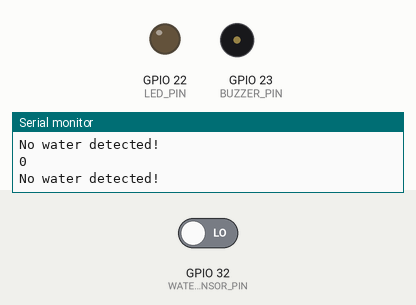
A sketch run on a simulated ESP32. Shown: output pins drawn as LEDs (lit = HIGH), buzzer (waves = sounding, pin HIGH), the last lines printed to the serial monitor. The inputs (shaded band) are chosen by the test bench; at power-on: GPIO 32 (WATER_SENSOR_PIN) LOW. WiFi joins after 1.5 s; servers stay silent unless stated.

Above: at 3.2 s.
3.3 s: GPIO 32 (WATER_SENSOR_PIN) driven HIGH
At 5.2 s:
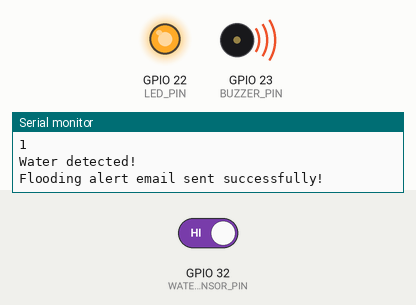
Timing chart, 0 to 6.7 s (numbered marks = the images above; inputs shaded):
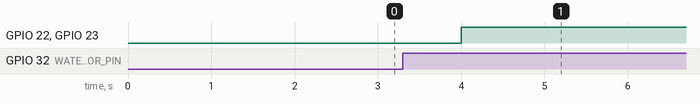

The sketch:

flood_detection.ino
```cpp
#include <WiFi.h>
#include <ESP_Mail_Client.h>
#include <Arduino.h>

#define LED_PIN 22
#define WATER_SENSOR_PIN 32
#define BUZZER_PIN 23

const char* ssid = "<Your_SSID>";
const char* password = "<Your_Password>";

#define SMTP_HOST "smtp.gmail.com"
#define SMTP_PORT 587

#define EMAIL_ADDRESS "<Your_Email_Address>"
#define EMAIL_PASSWORD "<Your_Email_Password>"
#define RECIPIENT_EMAIL "<Recipient_Email_Address>"
#define SUBJECT "Flooding Alert: Flood Detected!"
#define BODY "Attention: A Flood has been detected! Please check the sensor immediately."

SMTPSession smtp;

// Function to send the email
void sendEmail() {
    /* Configure SMTP session */
    Session_Config config;
    config.server.host_name = SMTP_HOST;
    config.server.port = SMTP_PORT;
    config.login.email = EMAIL_ADDRESS;
    config.login.password = EMAIL_PASSWORD;
    config.time.ntp_server = F("pool.ntp.org,time.nist.gov");
    config.time.gmt_offset = 3;
    config.time.day_light_offset = 0;

    /* Configure email message */
    SMTP_Message message;
    message.sender.name = F("ESP32 Flood Alert");
    message.sender.email = EMAIL_ADDRESS;
    message.subject = SUBJECT;
    message.addRecipient(F("Recipient"), RECIPIENT_EMAIL);
    message.text.content = BODY;
    message.text.charSet = "us-ascii";
    message.text.transfer_encoding = Content_Transfer_Encoding::enc_7bit;

    smtp.debug(1);
    smtp.callback(smtpCallback);

    if (!smtp.connect(&config)) {
        Serial.printf("Connection error: %s\n", smtp.errorReason().c_str());
        return;
    }

    if (!MailClient.sendMail(&smtp, &message)) {
        Serial.printf("Error sending email: %s\n", smtp.errorReason().c_str());
    } else {
        Serial.println("Flooding alert email sent successfully!");
    }

    smtp.sendingResult.clear();
}

// SMTP callback to handle the result of the email attempt
void smtpCallback(SMTP_Status status) {
    Serial.println(status.info());
    if (status.success()) {
        Serial.println("Email sent successfully.");
    } else {
        Serial.println("Email failed to send.");
    }
}

// Function to read the water sensor and trigger actions
void readWaterSensor(void *pvParameters) {
    while (true) {
        int waterStatus = digitalRead(WATER_SENSOR_PIN);
        Serial.println(waterStatus);

        if (waterStatus == HIGH) {
            digitalWrite(LED_PIN, HIGH);
            digitalWrite(BUZZER_PIN, HIGH);
            Serial.println("Water detected!");
            sendEmail();
            vTaskDelay(30000 / portTICK_PERIOD_MS); // Prevent spamming email alerts (use vTaskDelay)
        } else {
            digitalWrite(LED_PIN, LOW);
            digitalWrite(BUZZER_PIN, LOW);
            Serial.println("No water detected!");
        }
        vTaskDelay(1000 / portTICK_PERIOD_MS); // 1 second delay to reduce unnecessary checks
    }
}

// Wi-Fi connection handling in a separate task
void handleWiFi(void *pvParameters) {
    while (true) {
        if (WiFi.status() != WL_CONNECTED) {
            Serial.println("Reconnecting to Wi-Fi...");
            WiFi.reconnect();
            vTaskDelay(5000 / portTICK_PERIOD_MS); // Wait for 5 seconds before retrying
        }
        vTaskDelay(1000 / portTICK_PERIOD_MS); // Check every second
    }
}

void setup() {
    Serial.begin(115200);

    pinMode(LED_PIN, OUTPUT);
    pinMode(WATER_SENSOR_PIN, INPUT);
    pinMode(BUZZER_PIN, OUTPUT);

    // Connect to Wi-Fi
    WiFi.begin(ssid, password);
    while (WiFi.status() != WL_CONNECTED) {
        delay(1000);
        Serial.println("Connecting to Wi-Fi...");
    }
    Serial.println("Connected to Wi-Fi");

    // Enable network reconnection
    MailClient.networkReconnect(true);

    // Create tasks for reading water sensor and handling Wi-Fi
    xTaskCreate(readWaterSensor, "ReadWaterSensor", 8192, NULL, 1, NULL); // Reduced stack size for water sensor task
    xTaskCreate(handleWiFi, "HandleWiFi", 4096, NULL, 1, NULL); // Task for handling Wi-Fi reconnection
}

void loop() {
    // Nothing needed here, as RTOS tasks handle the functionality
}
```

Measured:
- after the input at 3.3 s, GPIO 22 (LED_PIN), GPIO 23 (BUZZER_PIN): LOW → HIGH after 0.70 s
